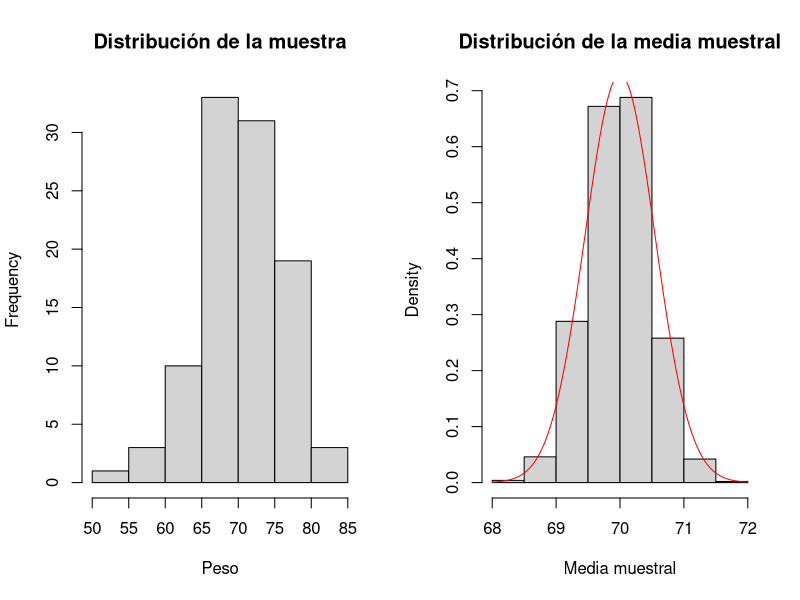

The R script that drew this image:
# Definir la población
poblacion <- rnorm(10000, mean = 70, sd = 5)

# Tomar una muestra aleatoria de tamaño 100
muestra <- sample(poblacion, 100)

# Calcular la media muestral y la desviación estándar muestral
media_muestral <- mean(muestra)
desviacion_estandar_muestral <- sd(muestra)

# Calcular la desviación estándar de la distribución muestral
desviacion_estandar_distribucion_muestral <- desviacion_estandar_muestral / sqrt(100)

# Generar 1000 muestras de tamaño 100 y calcular su media muestral
medias_muestrales <- replicate(1000, mean(sample(poblacion, 100)))

# Crear una gráfica con dos paneles
par(mfrow = c(1, 2))

# Primer panel: distribución de la muestra
hist(muestra, main = "Distribución de la muestra", xlab = "Peso")

# Segundo panel: distribución normal aproximada utilizando el teorema del límite central
hist(medias_muestrales, main = "Distribución de la media muestral", xlab = "Media muestral", prob = TRUE)
curve(dnorm(x, mean = 70, sd = desviacion_estandar_distribucion_muestral), add = TRUE, col = "red")
